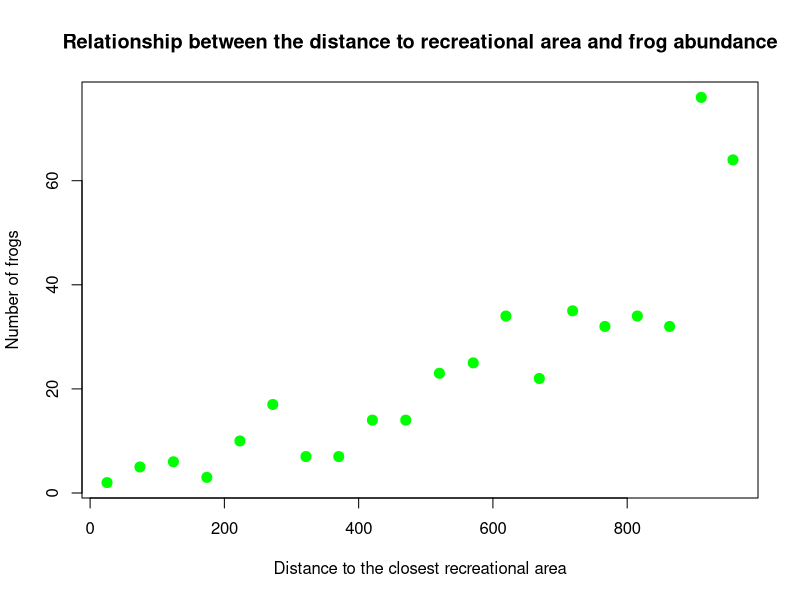
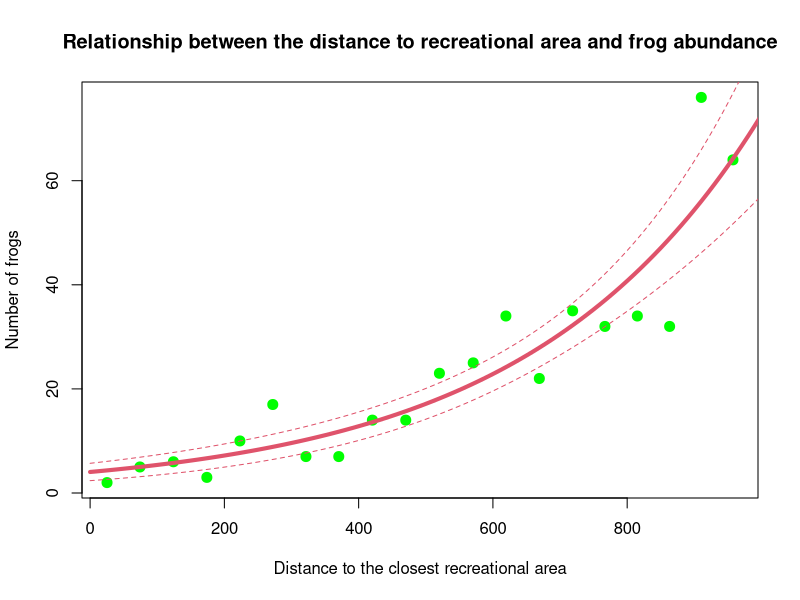
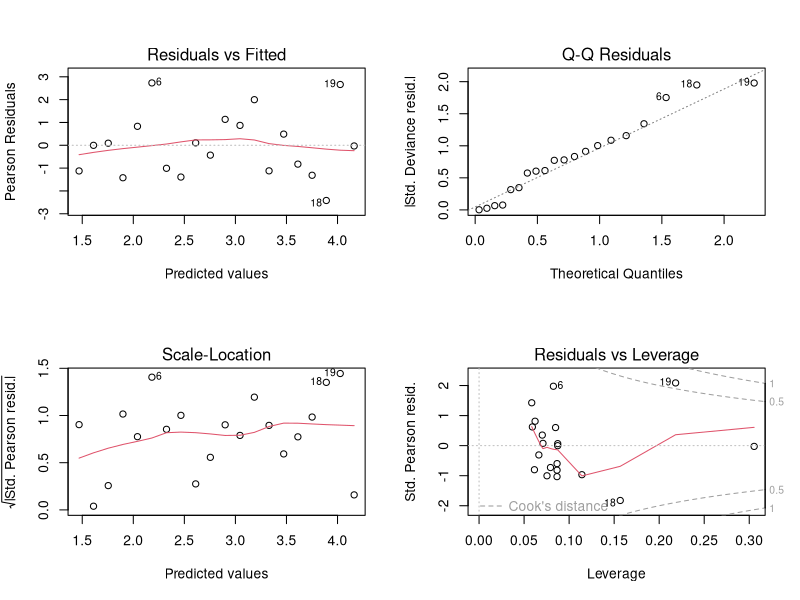

These charts were generated, in order, by the following R code:
## ---- chunk 1
frogs = c(2,5,6,3,10,17,7,7,14,14,23,25,34,22,35,32,34,32,76,64)
dist.recr = c(25.214,74.179,124.080,173.885,223.130,272.089,321.511,370.401,420.477,470.176,520.328,570.669,619.342,669.151,718.762,766.833,815.155,863.224,910.411,957.578)

## ---- chunk 2
plot(dist.recr,frogs, xlab="Distance to the closest recreational area", ylab="Number of frogs", cex=2,pch=20, col="green", main="Relationship between the distance to recreational area and frog abundance") # plotting the relationship, y = frogs (response), x = dist.recr (predictor)

## ---- chunk 3
model1 = glm(frogs ~ dist.recr, family = poisson) #run a glm family poisson (response = count data)
summary(model1) # let's check the summary
## ---- chunk 4
model1$deviance/model1$df.residual  # the dispersion parameter is estimated to be 2.05 

# let's check if this overdispersion should worry us
1-pchisq(model1$deviance, model1$df.residual) # actually, p = 0.005, and we reject the null hypothesis. We need to be worried about overdispersion.

# as a double check, we can apply a proper overdispersion test

library(AER)
dispersiontest(model1,trafo=1) 
# OK, there is an overdispersion problem here. Really mild overdispersion, but still, overdispersion is there. 


## ---- chunk 5
model2 = glm(frogs ~ dist.recr, family = quasipoisson)
summary(model2)
## ---- chunk 6
plot(dist.recr,frogs, xlab="Distance to the closest recreational area", ylab="Number of frogs", cex=2,pch=20, col="green", main="Relationship between the distance to recreational area and frog abundance") # p

MyData = data.frame(dist.recr = seq(from = 0, to = 1000, by = 10))
G = predict(model2, newdata = MyData, type = "response", se = T)
F = G$fit
FSEUP = G$fit + 1.96*G$se.fit
FSELOW = G$fit - 1.96*G$se.fit
lines(MyData$dist.recr, F, lty = 1,col = 2,lwd = 4)
lines(MyData$dist.recr, FSEUP, lty = 2, col = 2)
lines(MyData$dist.recr, FSELOW,lty = 2, col = 2)

## ---- chunk 7
par(mfrow = c(2,2))
plot(model2)
par(mfrow = c(1,1))
# clearly, these plots refer to the model diagnostic prior to back-transform the data. In simple words, the link function transforms the data, then the GLM fits the linear regression (and  estimates the slope). That means we are  fitting a linear model on data transformed by the link function, and here we check for the assumtpion of homogeneity and normality in a linear regression (gaussian) framework. Pretty all good here. In general, we have to worry if there are strong patterns in the residuals, meaning that we do not meet the assumption of homogeneity.
# refer to in-class discussion for more details.
